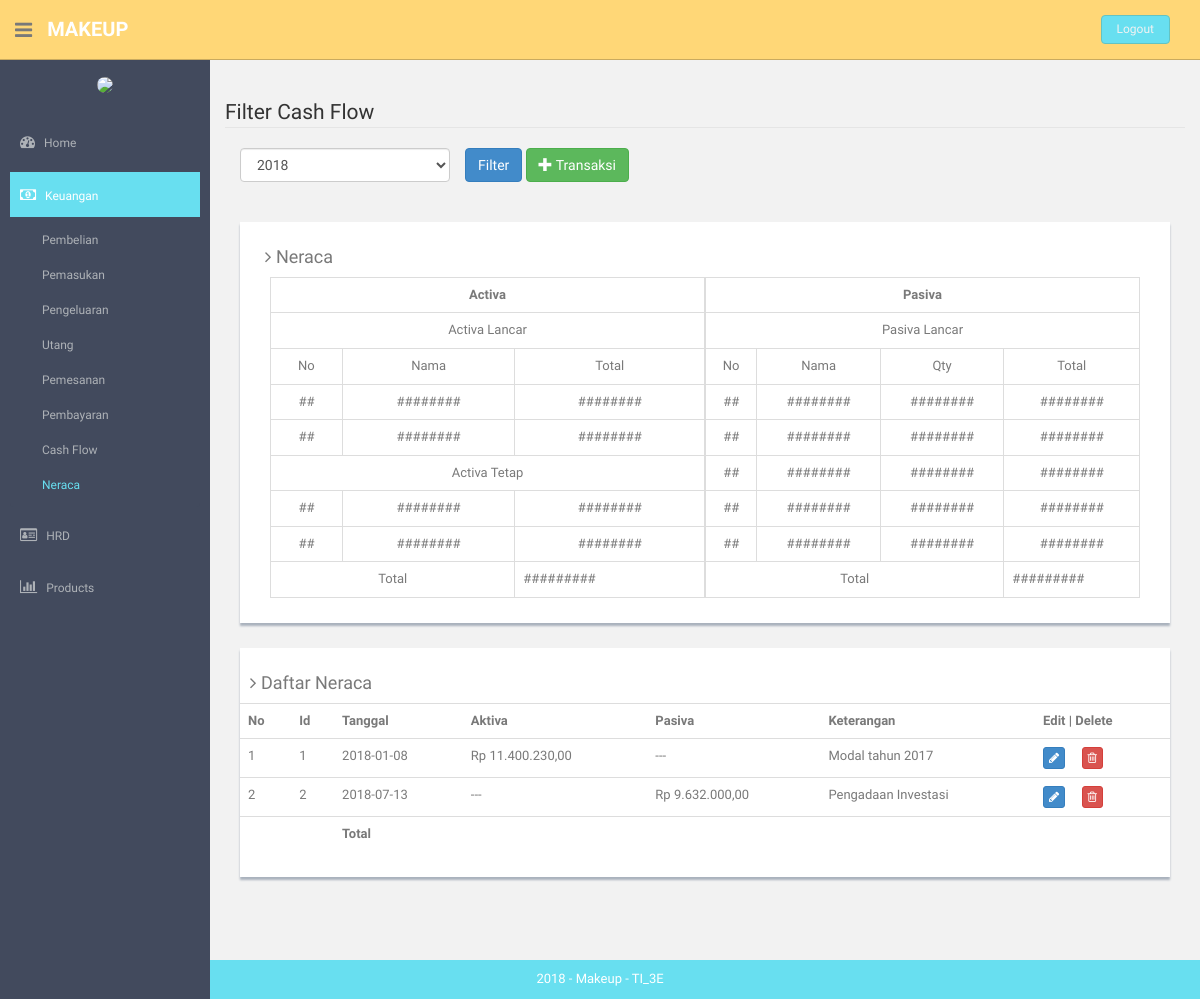
The app's page /index.php/neraca with its own data.
### tables this page shows
CREATE TABLE `neraca` (
  `id_neraca` int(11) NOT NULL,
  `id_user` int(11) NOT NULL,
  `jenis` int(1) NOT NULL,
  `total_transaksi` int(11) NOT NULL,
  `tgl_neraca` date NOT NULL,
  `keterangan` text NOT NULL
);

### application/controllers/Neraca.php (called while the page is built, shortened)
<?php
class Neraca extends CI_Controller {
	public function __construct()
	{
		$this->load->helper('url','form');
		$this->load->library('form_validation');
		$this->load->model('neraca_model');
		$this->load->model('user_model');
        $this->load->model('cashflow_model');
		$this->load->helper('html');
		$this->load->library('image_lib');
	}
	public function index()
	{
		$object['neraca']=$this->neraca_model->getDataNeraca();
		$cek['status'] = array(
        		'home'=>'',
        		'hrd'=>'',
        		'keuangan'=>'active',
        		'produk'=>'',
        		'pembelian'=>'',
        		'pemasukan'=>'',
        		'pengeluaran'=>'',
        		'utang'=>'',
        		'cash_flow'=>'',
        		'neraca'=>'active',
                'pemesanan'=>'',
                'pembayaran'=>'',
        		'admin'=>'',
        		'gaji'=>'',
        		'golongan'=>'',
        		'absensi'=>'',
        		'user'=>'',
        		'barang'=>'',
        		'supplier'=>'',
        		'kategori'=>'',
        		);
		$this->load->view('component/header',$cek);
		$this->load->view('neraca/neraca_view',$object);
		$this->load->view('component/footer');
	}
}

### index.php (called while the page is built, shortened)
<?php
require_once BASEPATH.'core/CodeIgniter.php';

### application/models/Neraca_model.php (called while the page is built, shortened)
<?php
class Neraca_model extends CI_Model {
	public function getDataNeraca()
	{
		$query = $this->db->query("SELECT * from neraca");
		return $query->result();
	}
}

### application/views/neraca/neraca_view.php (the view, shortened to what this page needs)
<?php
function rupiah($angka){
  $hasil_rupiah = "Rp " . number_format($angka,2,',','.');
  return $hasil_rupiah;
}
?><!-- **********************************************************************************************************************************************************
<section id="main-content">
  <section class="wrapper site-min-height">
    <br><br>
    <legend>Filter Cash Flow</legend>
      <?php echo form_open('cashflow/filter'); ?>
          <div class="form-group col-md-3">
            <select name="tahun" id="inputBulan" class="form-control" required="required">
              <?php for ($i=date('Y'); $i >date('Y')-4  ; $i--) {?>
                 <option value="<?php echo $i ?>"><?php echo $i ?></option>
              <?php } ?>
            </select>
          </div>
          <button type="submit" class="btn btn-primary">Filter</button>
          <a href="<?php echo site_url('neraca/form_neraca') ?>" class="btn btn-success" ><span class="glyphicon glyphicon-plus" aria-hidden="true"></span> Transaksi</a>
        <?php echo form_close(); ?>
    <div class="col-md-12 mt">
      <div class="content-panel col-md-12" style="padding left: : 20px">
      <h4><i class="fa fa-angle-right"></i> Neraca </h4>
      <div class="col-xs-6 col-sm-6 col-md-6 col-lg-6" style="padding-right: 0">
        <table class="table table-bordered ">
        <tr>
          <th colspan="3" style="text-align: center;">Activa</th>
        </tr>
        <tr>
          <td colspan="3" align="center">Activa Lancar</td>
        </tr>
        <tr>
          <td align="center">No</td>
          <td align="center">Nama</td>
          <td align="center">Total</td>
        </tr>
        <tr>
          <td align="center">##</td>
          <td align="center">########</td>
          <td align="center">########</td>
        </tr>
        <tr>
          <td align="center">##</td>
          <td align="center">########</td>
          <td align="center">########</td>
        </tr>
        <tr>
          <td colspan="3" align="center">Activa Tetap</td>
        </tr>
        <tr>
          <td align="center">##</td>
          <td align="center">########</td>
          <td align="center">########</td>
        </tr>
        <tr>
          <td align="center">##</td>
          <td align="center">########</td>
          <td align="center">########</td>
        </tr>
        <tfoot>
          <td colspan="2" align="center">Total</td>
          <td>#########</td>
        </tfoot>
      </table>
      </div>
      <div class="col-xs-6 col-sm-6 col-md-6 col-lg-6" style="padding-left: 0">
      <table class="table table-bordered" >
        <tr>
          <th colspan="4" style="text-align: center;">Pasiva</th>
        </tr>
        <tr>
          <td colspan="4" align="center">Pasiva Lancar</td>
        </tr>
        <tr>
          <td align="center">No</td>
          <td align="center">Nama</td>
          <td align="center">Qty</td>
          <td align="center">Total</td>
        </tr>
        <tr>
          <td align="center">##</td>
          <td align="center">########</td>
          <td align="center">########</td>
          <td align="center">########</td>
        </tr>
        <tr>
          <td align="center">##</td>
          <td align="center">########</td>
          <td align="center">########</td>
          <td align="center">########</td>
        </tr>
        <tr>
          <td align="center">##</td>
          <td align="center">########</td>
          <td align="center">########</td>
          <td align="center">########</td>
        </tr>
        <tr>
          <td align="center">##</td>
          <td align="center">########</td>
          <td align="center">########</td>
          <td align="center">########</td>
        </tr>
        <tr>
          <td align="center">##</td>
          <td align="center">########</td>
          <td align="center">########</td>
          <td align="center">########</td>
        </tr>
        <tfoot>
          <td colspan="3" align="center">Total</td>
          <td>#########</td>
        </tfoot>
      </table>
      </div>
      </div>
      </div>
      <div class="col-md-12 mt">
      <div class="content-panel">
        <table class="table table-hover">
        <h4><i class="fa fa-angle-right"></i> Daftar Neraca </h4>
        <tr>
          <th>No</th>
          <th>Id</th>
          <th>Tanggal</th>
          <th>Aktiva</th>
          <th>Pasiva</th>
          <th>Keterangan</th>
          <th align="center">Edit | Delete</th>
        </tr>
        <?php
        $no = 1;
        foreach($neraca as $key){
        ?>
        <tr>
          <td><?php echo $no++ ?></td>
          <td><?php echo $key->id_neraca ?></td>
          <td><?php echo $key->tgl_neraca ?></td>
          <td a><?php if ($key->jenis==1 || $key->jenis==2)
            {
              echo rupiah($key->total_transaksi);
            } else echo "---"?>
          </td>
          <td><?php if ($key->jenis==3)
            {
              echo rupiah($key->total_transaksi);
            } else echo "---"?>
          </td>
          <td><?php echo $key->keterangan ?></td>
          <td>
                <a class="btn btn-primary btn-xs" href="<?php echo site_url('neraca/update/').$key->id_neraca ?>">
                  <i class="fa fa-pencil"></i>
                </a>&nbsp;&nbsp;&nbsp;&nbsp;
                <a class="btn btn-danger btn-xs" href="<?php echo site_url('neraca/delete/').$key->id_neraca ?>">
                  <i class="fa fa-trash-o"></i>
                </a>
          </td>
        </tr>
        <?php } ?>
      <tfoot>
        <tr>
          <td></td>
          <td></td>
          <td><b>Total</b></td>
          <td></td>
          <td></td>
          <td></td>
          <td></td>
        </tr>
      </tfoot>
      </table>
      </div>
      </div>
    </section>
    </section>

### assets/css/style.css (style rules this page uses)
body { color: #797979; background: #f2f2f2; font-family: 'Ruda', sans-serif; padding: 0px !important; margin: 0px !important; font-size:13px; }
a, a:hover, a:focus { text-decoration: none; outline: none; }
.mt { margin-top: 25px; }
#main-content { margin-left: 210px; }
.wrapper { display: inline-block; margin-top: 60px; padding-left: 15px; padding-right: 15px; padding-bottom: 15px; padding-top: 0px; width: 100%; }
.content-panel { background: #ffffff; box-shadow: 0px 3px 2px #aab2bd; padding-top: 15px; padding-bottom: 5px; }
.content-panel h4 { margin-left: 10px; }
.site-min-height { min-height: 900px; }

### records on screen
neraca: id_neraca "1", tgl_neraca "2018-01-08", total_transaksi "Rp 11.400.230,00", keterangan "Modal tahun 2017"
neraca: id_neraca "2", tgl_neraca "2018-07-13", total_transaksi "Rp 9.632.000,00", keterangan "Pengadaan Investasi"

### other values on screen
form field tahun "2018"
